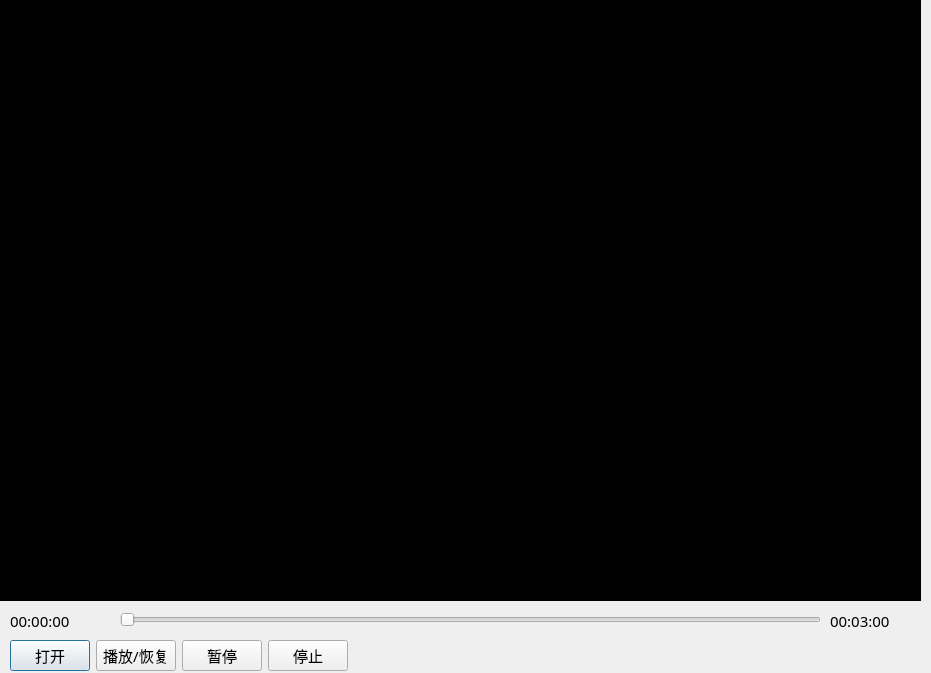
<?xml version="1.0" encoding="UTF-8"?>
<ui version="4.0">
 <class>PlayerDialog</class>
 <widget class="QDialog" name="PlayerDialog">
  <property name="geometry">
   <rect>
    <x>0</x>
    <y>0</y>
    <width>931</width>
    <height>673</height>
   </rect>
  </property>
  <property name="font">
   <font>
    <family>微软雅黑</family>
    <pointsize>11</pointsize>
   </font>
  </property>
  <property name="windowTitle">
   <string>PlayerDialog</string>
  </property>
  <widget class="QWidget" name="wdg_content" native="true">
   <property name="geometry">
    <rect>
     <x>0</x>
     <y>0</y>
     <width>921</width>
     <height>601</height>
    </rect>
   </property>
   <property name="styleSheet">
    <string notr="true">background-color: rgb(0, 0, 0);</string>
   </property>
   <layout class="QVBoxLayout" name="verticalLayout">
    <item>
     <widget class="QLabel" name="lb_show">
      <property name="text">
       <string/>
      </property>
     </widget>
    </item>
   </layout>
  </widget>
  <widget class="QSlider" name="slider_progress">
   <property name="geometry">
    <rect>
     <x>120</x>
     <y>610</y>
     <width>701</width>
     <height>20</height>
    </rect>
   </property>
   <property name="orientation">
    <enum>Qt::Horizontal</enum>
   </property>
  </widget>
  <widget class="QLabel" name="lb_curTime">
   <property name="geometry">
    <rect>
     <x>10</x>
     <y>610</y>
     <width>101</width>
     <height>21</height>
    </rect>
   </property>
   <property name="text">
    <string>00:00:00</string>
   </property>
  </widget>
  <widget class="QLabel" name="lb_totalTime">
   <property name="geometry">
    <rect>
     <x>830</x>
     <y>610</y>
     <width>91</width>
     <height>21</height>
    </rect>
   </property>
   <property name="text">
    <string>00:03:00</string>
   </property>
  </widget>
  <widget class="QWidget" name="layoutWidget">
   <property name="geometry">
    <rect>
     <x>10</x>
     <y>640</y>
     <width>911</width>
     <height>31</height>
    </rect>
   </property>
   <layout class="QHBoxLayout" name="horizontalLayout">
    <item>
     <widget class="QPushButton" name="pb_start">
      <property name="text">
       <string>打开</string>
      </property>
     </widget>
    </item>
    <item>
     <widget class="QPushButton" name="pb_resume">
      <property name="text">
       <string>播放/恢复</string>
      </property>
     </widget>
    </item>
    <item>
     <widget class="QPushButton" name="pb_pause">
      <property name="text">
       <string>暂停</string>
      </property>
     </widget>
    </item>
    <item>
     <widget class="QPushButton" name="pb_stop">
      <property name="text">
       <string>停止</string>
      </property>
     </widget>
    </item>
    <item>
     <spacer name="horizontalSpacer">
      <property name="orientation">
       <enum>Qt::Horizontal</enum>
      </property>
      <property name="sizeHint" stdset="0">
       <size>
        <width>498</width>
        <height>28</height>
       </size>
      </property>
     </spacer>
    </item>
   </layout>
  </widget>
 </widget>
 <resources/>
 <connections/>
</ui>
